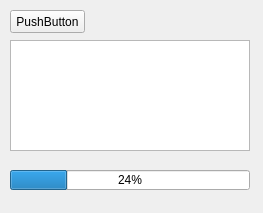
<?xml version="1.0" encoding="UTF-8"?>
<ui version="4.0">
 <class>Form</class>
 <widget class="QWidget" name="Form">
  <property name="geometry">
   <rect>
    <x>0</x>
    <y>0</y>
    <width>263</width>
    <height>213</height>
   </rect>
  </property>
  <property name="windowTitle">
   <string>Form</string>
  </property>
  <widget class="QTextBrowser" name="txblog">
   <property name="geometry">
    <rect>
     <x>10</x>
     <y>40</y>
     <width>240</width>
     <height>111</height>
    </rect>
   </property>
  </widget>
  <widget class="QProgressBar" name="pgbtask">
   <property name="geometry">
    <rect>
     <x>10</x>
     <y>170</y>
     <width>240</width>
     <height>20</height>
    </rect>
   </property>
   <property name="value">
    <number>24</number>
   </property>
  </widget>
  <widget class="QPushButton" name="btnstart">
   <property name="geometry">
    <rect>
     <x>10</x>
     <y>10</y>
     <width>75</width>
     <height>23</height>
    </rect>
   </property>
   <property name="text">
    <string>PushButton</string>
   </property>
  </widget>
 </widget>
 <resources/>
 <connections/>
</ui>
